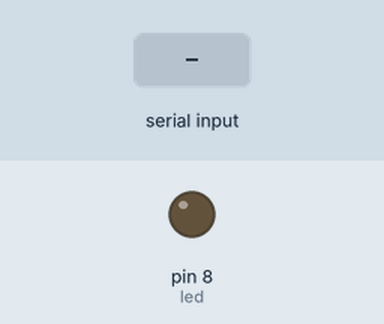
This sketch was run on a simulated Arduino Uno, built with avr-gcc and run on an emulated ATmega328P. On the bench: output pins drawn as LEDs (lit = HIGH). The test bench sets the inputs (shaded band).

Above: at 1.2 s.
1.3 s: "1" received over Serial
At 1.8 s:
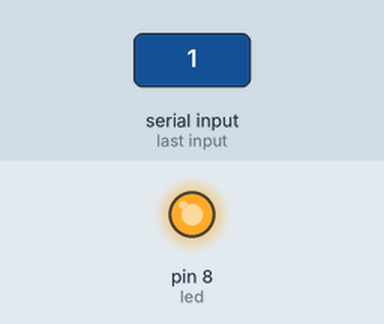
Timing chart, 0 to 4.3 s (numbered marks = the images above; inputs shaded):
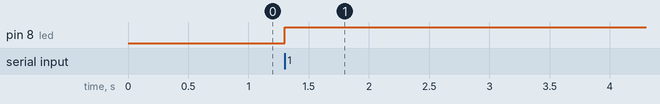

The sketch:

sketch_nov3a.ino
```cpp
int led = 8;
char sts;
void setup()
{
  Serial.begin(9600);
  pinMode(led,OUTPUT);

}

void loop()
{
 while(Serial.available())
 {
   sts = Serial.read();
   if (sts = '1')
   {
     digitalWrite(led,1);
   }
   else
   {
     Serial.println("inValid Number!");
   }
 }

}
```

Measured:
- after the input at 1.3 s, pin 8 (led): LOW → HIGH at once
